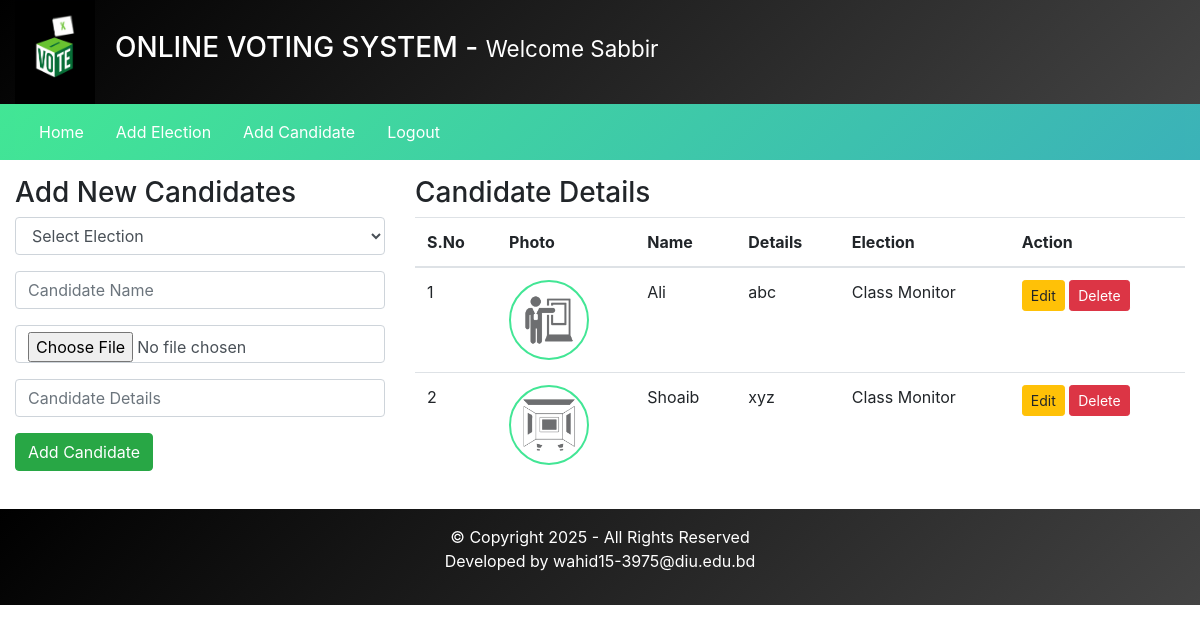
Screenshot of /admin/index.php?addCandidatePage=1 (signed in) with the database file from the repository.
### tables this page shows
CREATE TABLE `candidate_details` (
  `id` int(11) NOT NULL,
  `election_id` int(11) DEFAULT NULL,
  `candidate_name` varchar(255) DEFAULT NULL,
  `candidate_details` text DEFAULT NULL,
  `candidate_photo` text DEFAULT NULL,
  `inserted_by` varchar(255) DEFAULT NULL,
  `inserted_on` date DEFAULT NULL
);

CREATE TABLE `elections` (
  `id` int(11) NOT NULL,
  `election_topic` varchar(255) DEFAULT NULL,
  `no_of_candidates` int(11) DEFAULT NULL,
  `starting_date` date DEFAULT NULL,
  `ending_date` date DEFAULT NULL,
  `status` varchar(45) DEFAULT NULL,
  `inserted_by` varchar(255) DEFAULT NULL,
  `inserted_on` date DEFAULT NULL
);

### admin/inc/add_candidates.php (the view, shortened to what this page needs)
<?php
    include_once 'config.php';
?>
<div class="row my-3">
    <div class="col-4">
        <h3><?php echo isset($candidateData) ? 'Edit Candidate' : 'Add New Candidates'; ?></h3>
        <form method="POST" enctype="multipart/form-data">
            <div class="form-group">
                <select class="form-control" name="election_id" required>
                    <option value="">Select Election</option>
                </select>
            </div>
            <div class="form-group">
                <input type="text" name="candidate_name" placeholder="Candidate Name" class="form-control" value="<?php echo isset($candidateData) ? $candidateData['candidate_name'] : ''; ?>" required />
            </div>
            <div class="form-group">
                <input type="file" name="candidate_photo" class="form-control" <?php echo isset($candidateData) ? '' : 'required'; ?> />
            </div>
            <div class="form-group">
                <input type="text" name="candidate_details" placeholder="Candidate Details" class="form-control" value="<?php echo isset($candidateData) ? $candidateData['candidate_details'] : ''; ?>" required />
            </div>
            <input type="submit" value="<?php echo isset($candidateData) ? 'Update Candidate' : 'Add Candidate'; ?>" name="<?php echo isset($candidateData) ? 'editCandidateBtn' : 'addCandidateBtn'; ?>" class="btn btn-success" />
        </form>
    </div>
    <div class="col-8">
        <h3>Candidate Details</h3>
        <table class="table">
            <thead>
                <tr>
                    <th scope="col">S.No</th>
                    <th scope="col">Photo</th>
                    <th scope="col">Name</th>
                    <th scope="col">Details</th>
                    <th scope="col">Election</th>
                    <th scope="col">Action</th>
                </tr>
            </thead>
            <tbody>
                <?php
                    $fetchingData = mysqli_query($db, "SELECT * FROM candidate_details") or die(mysqli_error($db));
                    $isAnyCandidateAdded = mysqli_num_rows($fetchingData);
                    if($isAnyCandidateAdded > 0) {
                        $sno = 1;
                        while($row = mysqli_fetch_assoc($fetchingData)) {
                            $election_id = $row['election_id'];
                            $fetchingElectionName = mysqli_query($db, "SELECT * FROM elections WHERE id = '". $election_id ."'") or die(mysqli_error($db));
                            $execFetchingElectionNameQuery = mysqli_fetch_assoc($fetchingElectionName);
                            $election_name = $execFetchingElectionNameQuery['election_topic'];
                            $candidate_photo = $row['candidate_photo'];
                ?>
                            <tr>
                                <td><?php echo $sno++; ?></td>
                                <td><img src="<?php echo $candidate_photo; ?>" class="candidate_photo" /></td>
                                <td><?php echo $row['candidate_name']; ?></td>
                                <td><?php echo $row['candidate_details']; ?></td>
                                <td><?php echo $election_name; ?></td>
                                <td>
                                    <a href="#" class="btn btn-sm btn-warning" onclick="EditData(<?php echo $row['id']; ?>)">Edit</a>
                                    <button class="btn btn-sm btn-danger" onclick="DeleteData(<?php echo $row['id']; ?>)">Delete</button>
                                </td>
                            </tr>
                <?php
                        }
                    } else {
                ?>
                        <tr>
                            <td colspan="6">No candidate has been added yet.</td>
                        </tr>
                <?php
                    }
                ?>
            </tbody>
        </table>
    </div>
</div>

### assets/css/style.css (style rules this page uses)
.candidate_photo { width: 80px; height: 80px; border: 2px solid #42e695; border-radius: 100%; }

### rows the page displays
candidate_details: candidate_photo (picture), candidate_name "Ali", candidate_details "abc", election.election_topic "Class Monitor"
candidate_details: candidate_photo (picture), candidate_name "Shoaib", candidate_details "xyz", election.election_topic "Class Monitor"

### other values shown
$_SESSION['username'] "Sabbir"
